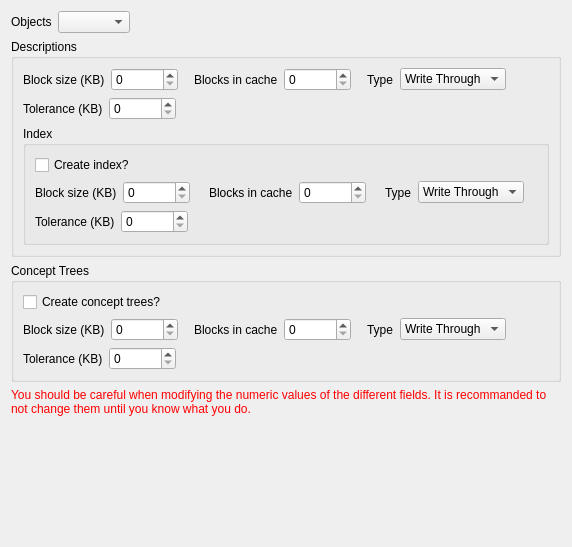
     <widget class="QWidget" name="tab_19">
      <attribute name="title">
       <string>Binary Files</string>
      </attribute>
      <layout class="QVBoxLayout" name="verticalLayout_20">
       <item>
        <layout class="QHBoxLayout" name="horizontalLayout_6">
         <item>
          <widget class="QLabel" name="label_32">
           <property name="text">
            <string>Objects</string>
           </property>
          </widget>
         </item>
         <item>
          <widget class="QComboBox" name="Objects"/>
         </item>
         <item>
          <spacer name="horizontalSpacer_17">
           <property name="orientation">
            <enum>Qt::Horizontal</enum>
           </property>
           <property name="sizeHint" stdset="0">
            <size>
             <width>0</width>
             <height>20</height>
            </size>
           </property>
          </spacer>
         </item>
        </layout>
       </item>
       <item>
        <widget class="QGroupBox" name="Desc">
         <property name="title">
          <string>Descriptions</string>
         </property>
         <property name="flat">
          <bool>false</bool>
         </property>
         <property name="checkable">
          <bool>false</bool>
         </property>
         <layout class="QVBoxLayout" name="verticalLayout_17">
          <item>
           <layout class="QHBoxLayout" name="horizontalLayout_11">
            <item>
             <widget class="QLabel" name="label_3">
              <property name="text">
               <string>Block size (KB)</string>
              </property>
             </widget>
            </item>
            <item>
             <widget class="QSpinBox" name="DescBlock">
              <property name="maximum">
               <number>1000000</number>
              </property>
             </widget>
            </item>
            <item>
             <spacer name="horizontalSpacer_3">
              <property name="orientation">
               <enum>Qt::Horizontal</enum>
              </property>
              <property name="sizeType">
               <enum>QSizePolicy::Fixed</enum>
              </property>
              <property name="sizeHint" stdset="0">
               <size>
                <width>10</width>
                <height>20</height>
               </size>
              </property>
             </spacer>
            </item>
            <item>
             <widget class="QLabel" name="label_4">
              <property name="text">
               <string>Blocks in cache</string>
              </property>
             </widget>
            </item>
            <item>
             <widget class="QSpinBox" name="DescCache">
              <property name="minimum">
               <number>0</number>
              </property>
              <property name="maximum">
               <number>1000000</number>
              </property>
             </widget>
            </item>
            <item>
             <spacer name="horizontalSpacer_12">
              <property name="orientation">
               <enum>Qt::Horizontal</enum>
              </property>
              <property name="sizeType">
               <enum>QSizePolicy::Fixed</enum>
              </property>
              <property name="sizeHint" stdset="0">
               <size>
                <width>10</width>
                <height>20</height>
               </size>
              </property>
             </spacer>
            </item>
            <item>
             <widget class="QLabel" name="label_6">
              <property name="text">
               <string>Type</string>
              </property>
             </widget>
            </item>
            <item>
             <widget class="QComboBox" name="DescType">
              <property name="toolTip">
               <string>Specify the type of the cache.</string>
              </property>
              <property name="whatsThis">
               <string>&lt;!DOCTYPE HTML PUBLIC &quot;-//W3C//DTD HTML 4.0//EN&quot; &quot;http://www.w3.org/TR/REC-html40/strict.dtd&quot;&gt;
&lt;html&gt;&lt;head&gt;&lt;meta name=&quot;qrichtext&quot; content=&quot;1&quot; /&gt;&lt;style type=&quot;text/css&quot;&gt;
p, li { white-space: pre-wrap; }
&lt;/style&gt;&lt;/head&gt;&lt;body style=&quot; font-family:'Century Schoolbook L'; font-size:8pt; font-weight:400; font-style:normal;&quot;&gt;
&lt;p style=&quot; margin-top:0px; margin-bottom:0px; margin-left:0px; margin-right:0px; -qt-block-indent:0; text-indent:0px;&quot;&gt;If the type is &lt;span style=&quot; font-style:italic;&quot;&gt;write back&lt;/span&gt;, a modified block is only saved when it is removed from memory. If the type is &lt;span style=&quot; font-style:italic;&quot;&gt;write through&lt;/span&gt;, each write operations is directly done on the disc.&lt;/p&gt;&lt;/body&gt;&lt;/html&gt;</string>
              </property>
              <item>
               <property name="text">
                <string>Write Through</string>
               </property>
              </item>
              <item>
               <property name="text">
                <string>Write Back</string>
               </property>
              </item>
             </widget>
            </item>
            <item>
             <spacer name="horizontalSpacer_11">
              <property name="orientation">
               <enum>Qt::Horizontal</enum>
              </property>
              <property name="sizeHint" stdset="0">
               <size>
                <width>0</width>
                <height>20</height>
               </size>
              </property>
             </spacer>
            </item>
           </layout>
          </item>
          <item>
           <layout class="QHBoxLayout" name="horizontalLayout_10">
            <item>
             <widget class="QLabel" name="label_5">
              <property name="text">
               <string>Tolerance (KB)</string>
              </property>
             </widget>
            </item>
            <item>
             <widget class="QSpinBox" name="DescTolerance">
              <property name="maximum">
               <number>1000000</number>
              </property>
             </widget>
            </item>
            <item>
             <spacer name="horizontalSpacer_4">
              <property name="orientation">
               <enum>Qt::Horizontal</enum>
              </property>
              <property name="sizeType">
               <enum>QSizePolicy::Expanding</enum>
              </property>
              <property name="sizeHint" stdset="0">
               <size>
                <width>0</width>
                <height>20</height>
               </size>
              </property>
             </spacer>
            </item>
           </layout>
          </item>
          <item>
           <widget class="QGroupBox" name="Index">
            <property name="title">
             <string>Index</string>
            </property>
            <property name="flat">
             <bool>false</bool>
            </property>
            <property name="checkable">
             <bool>false</bool>
            </property>
            <layout class="QVBoxLayout" name="verticalLayout_11">
             <item>
              <layout class="QHBoxLayout" name="horizontalLayout_13">
               <item>
                <widget class="QCheckBox" name="CreateIndex">
                 <property name="text">
                  <string>Create index?</string>
                 </property>
                </widget>
               </item>
               <item>
                <spacer name="horizontalSpacer_21">
                 <property name="orientation">
                  <enum>Qt::Horizontal</enum>
                 </property>
                 <property name="sizeHint" stdset="0">
                  <size>
                   <width>40</width>
                   <height>20</height>
                  </size>
                 </property>
                </spacer>
               </item>
              </layout>
             </item>
             <item>
              <layout class="QHBoxLayout" name="horizontalLayout_5">
               <item>
                <widget class="QLabel" name="label_11">
                 <property name="text">
                  <string>Block size (KB)</string>
                 </property>
                </widget>
               </item>
               <item>
                <widget class="QSpinBox" name="IndexBlock">
                 <property name="maximum">
                  <number>1000000</number>
                 </property>
                </widget>
               </item>
               <item>
                <spacer name="horizontalSpacer_8">
                 <property name="orientation">
                  <enum>Qt::Horizontal</enum>
                 </property>
                 <property name="sizeType">
                  <enum>QSizePolicy::Fixed</enum>
                 </property>
                 <property name="sizeHint" stdset="0">
                  <size>
                   <width>13</width>
                   <height>20</height>
                  </size>
                 </property>
                </spacer>
               </item>
               <item>
                <widget class="QLabel" name="label_13">
                 <property name="text">
                  <string>Blocks in cache</string>
                 </property>
                </widget>
               </item>
               <item>
                <widget class="QSpinBox" name="IndexCache">
                 <property name="maximum">
                  <number>1000000</number>
                 </property>
                </widget>
               </item>
               <item>
                <spacer name="horizontalSpacer_13">
                 <property name="orientation">
                  <enum>Qt::Horizontal</enum>
                 </property>
                 <property name="sizeType">
                  <enum>QSizePolicy::Fixed</enum>
                 </property>
                 <property name="sizeHint" stdset="0">
                  <size>
                   <width>13</width>
                   <height>20</height>
                  </size>
                 </property>
                </spacer>
               </item>
               <item>
                <widget class="QLabel" name="label_14">
                 <property name="text">
                  <string>Type</string>
                 </property>
                </widget>
               </item>
               <item>
                <widget class="QComboBox" name="IndexType">
                 <property name="toolTip">
                  <string>Specify the type of the cache.</string>
                 </property>
                 <property name="whatsThis">
                  <string>&lt;!DOCTYPE HTML PUBLIC &quot;-//W3C//DTD HTML 4.0//EN&quot; &quot;http://www.w3.org/TR/REC-html40/strict.dtd&quot;&gt;
&lt;html&gt;&lt;head&gt;&lt;meta name=&quot;qrichtext&quot; content=&quot;1&quot; /&gt;&lt;style type=&quot;text/css&quot;&gt;
p, li { white-space: pre-wrap; }
&lt;/style&gt;&lt;/head&gt;&lt;body style=&quot; font-family:'Century Schoolbook L'; font-size:8pt; font-weight:400; font-style:normal;&quot;&gt;
&lt;p style=&quot; margin-top:0px; margin-bottom:0px; margin-left:0px; margin-right:0px; -qt-block-indent:0; text-indent:0px;&quot;&gt;If the type is &lt;span style=&quot; font-style:italic;&quot;&gt;write back&lt;/span&gt;, a modified block is only saved when it is removed from memory. If the type is &lt;span style=&quot; font-style:italic;&quot;&gt;write through&lt;/span&gt;, each write operations is directly done on the disc.&lt;/p&gt;&lt;/body&gt;&lt;/html&gt;</string>
                 </property>
                 <item>
                  <property name="text">
                   <string>Write Through</string>
                  </property>
                 </item>
                 <item>
                  <property name="text">
                   <string>Write Back</string>
                  </property>
                 </item>
                </widget>
               </item>
               <item>
                <spacer name="horizontalSpacer_14">
                 <property name="orientation">
                  <enum>Qt::Horizontal</enum>
                 </property>
                 <property name="sizeHint" stdset="0">
                  <size>
                   <width>13</width>
                   <height>20</height>
                  </size>
                 </property>
                </spacer>
               </item>
              </layout>
             </item>
             <item>
              <layout class="QHBoxLayout" name="horizontalLayout_9">
               <item>
                <widget class="QLabel" name="label_12">
                 <property name="text">
                  <string>Tolerance (KB)</string>
                 </property>
                </widget>
               </item>
               <item>
                <widget class="QSpinBox" name="IndexTolerance">
                 <property name="maximum">
                  <number>1000000</number>
                 </property>
                </widget>
               </item>
               <item>
                <spacer name="horizontalSpacer_7">
                 <property name="orientation">
                  <enum>Qt::Horizontal</enum>
                 </property>
                 <property name="sizeType">
                  <enum>QSizePolicy::MinimumExpanding</enum>
                 </property>
                 <property name="sizeHint" stdset="0">
                  <size>
                   <width>13</width>
                   <height>20</height>
                  </size>
                 </property>
                </spacer>
               </item>
              </layout>
             </item>
            </layout>
           </widget>
          </item>
         </layout>
        </widget>
       </item>
       <item>
        <widget class="QGroupBox" name="Tree">
         <property name="title">
          <string>Concept Trees</string>
         </property>
         <property name="flat">
          <bool>false</bool>
         </property>
         <property name="checkable">
          <bool>false</bool>
         </property>
         <layout class="QVBoxLayout" name="verticalLayout_3">
          <item>
           <widget class="QCheckBox" name="CreateTree">
            <property name="text">
             <string>Create concept trees?</string>
            </property>
           </widget>
          </item>
          <item>
           <layout class="QHBoxLayout" name="horizontalLayout_4">
            <item>
             <widget class="QLabel" name="label_7">
              <property name="text">
               <string>Block size (KB)</string>
              </property>
             </widget>
            </item>
            <item>
             <widget class="QSpinBox" name="TreeBlock">
              <property name="maximum">
               <number>1000000</number>
              </property>
             </widget>
            </item>
            <item>
             <spacer name="horizontalSpacer_6">
              <property name="orientation">
               <enum>Qt::Horizontal</enum>
              </property>
              <property name="sizeType">
               <enum>QSizePolicy::Fixed</enum>
              </property>
              <property name="sizeHint" stdset="0">
               <size>
                <width>10</width>
                <height>20</height>
               </size>
              </property>
             </spacer>
            </item>
            <item>
             <widget class="QLabel" name="label_9">
              <property name="text">
               <string>Blocks in cache</string>
              </property>
             </widget>
            </item>
            <item>
             <widget class="QSpinBox" name="TreeCache">
              <property name="maximum">
               <number>1000000</number>
              </property>
             </widget>
            </item>
            <item>
             <spacer name="horizontalSpacer_15">
              <property name="orientation">
               <enum>Qt::Horizontal</enum>
              </property>
              <property name="sizeType">
               <enum>QSizePolicy::Fixed</enum>
              </property>
              <property name="sizeHint" stdset="0">
               <size>
                <width>10</width>
                <height>20</height>
               </size>
              </property>
             </spacer>
            </item>
            <item>
             <widget class="QLabel" name="label_10">
              <property name="text">
               <string>Type</string>
              </property>
             </widget>
            </item>
            <item>
             <widget class="QComboBox" name="TreeType">
              <property name="toolTip">
               <string>Specify the type of the cache.</string>
              </property>
              <property name="whatsThis">
               <string>&lt;!DOCTYPE HTML PUBLIC &quot;-//W3C//DTD HTML 4.0//EN&quot; &quot;http://www.w3.org/TR/REC-html40/strict.dtd&quot;&gt;
&lt;html&gt;&lt;head&gt;&lt;meta name=&quot;qrichtext&quot; content=&quot;1&quot; /&gt;&lt;style type=&quot;text/css&quot;&gt;
p, li { white-space: pre-wrap; }
&lt;/style&gt;&lt;/head&gt;&lt;body style=&quot; font-family:'Century Schoolbook L'; font-size:8pt; font-weight:400; font-style:normal;&quot;&gt;
&lt;p style=&quot; margin-top:0px; margin-bottom:0px; margin-left:0px; margin-right:0px; -qt-block-indent:0; text-indent:0px;&quot;&gt;If the type is &lt;span style=&quot; font-style:italic;&quot;&gt;write back&lt;/span&gt;, a modified block is only saved when it is removed from memory. If the type is &lt;span style=&quot; font-style:italic;&quot;&gt;write through&lt;/span&gt;, each write operations is directly done on the disc.&lt;/p&gt;&lt;/body&gt;&lt;/html&gt;</string>
              </property>
              <item>
               <property name="text">
                <string>Write Through</string>
               </property>
              </item>
              <item>
               <property name="text">
                <string>Write Back</string>
               </property>
              </item>
             </widget>
            </item>
            <item>
             <spacer name="horizontalSpacer_16">
              <property name="orientation">
               <enum>Qt::Horizontal</enum>
              </property>
              <property name="sizeHint" stdset="0">
               <size>
                <width>0</width>
                <height>20</height>
               </size>
              </property>
             </spacer>
            </item>
           </layout>
          </item>
          <item>
           <layout class="QHBoxLayout" name="horizontalLayout_8">
            <item>
             <widget class="QLabel" name="label_8">
              <property name="text">
               <string>Tolerance (KB)</string>
              </property>
             </widget>
            </item>
            <item>
             <widget class="QSpinBox" name="TreeTolerance">
              <property name="maximum">
               <number>1000000</number>
              </property>
             </widget>
            </item>
            <item>
             <spacer name="horizontalSpacer_5">
              <property name="orientation">
               <enum>Qt::Horizontal</enum>
              </property>
              <property name="sizeType">
               <enum>QSizePolicy::Expanding</enum>
              </property>
              <property name="sizeHint" stdset="0">
               <size>
                <width>0</width>
                <height>20</height>
               </size>
              </property>
             </spacer>
            </item>
           </layout>
          </item>
         </layout>
        </widget>
       </item>
       <item>
        <widget class="QLabel" name="label_16">
         <property name="text">
          <string>&lt;span style=&quot; color:#ff0000;&quot;&gt;You should be careful when modifying the numeric values of the different fields. It is recommanded to not change them until you know what you do.&lt;/span&gt;</string>
         </property>
         <property name="textFormat">
          <enum>Qt::RichText</enum>
         </property>
         <property name="scaledContents">
          <bool>false</bool>
         </property>
         <property name="wordWrap">
          <bool>true</bool>
         </property>
        </widget>
       </item>
       <item>
        <spacer name="verticalSpacer">
         <property name="orientation">
          <enum>Qt::Vertical</enum>
         </property>
         <property name="sizeHint" stdset="0">
          <size>
           <width>20</width>
           <height>120</height>
          </size>
         </property>
        </spacer>
       </item>
      </layout>
     </widget>
